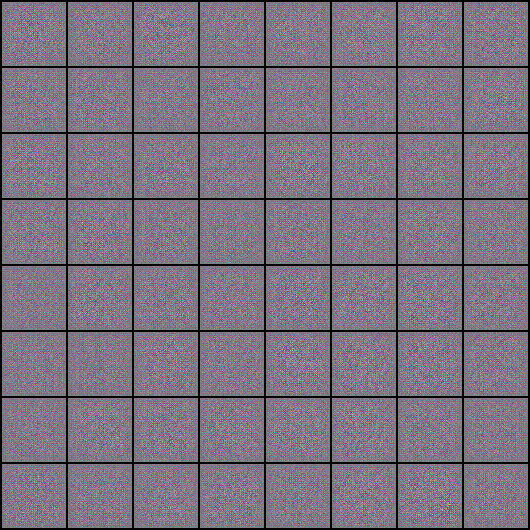
#> input picture DCGAN/samples/fake_images-0000.png, 530 x 530 px; its folder holds 4 pictures in this run
$ jupyter execute '生成视频.ipynb'
#> lines starting #> are read from the running program, lines starting #| are printed output that depends on the picture
[cell 1]
import cv2
import os

vid_fname = 'gans_training.avi'

files = [os.path.join('samples', f) for f in os.listdir('samples') if 'fake' in f]
files.sort()

out = cv2.VideoWriter(vid_fname,cv2.VideoWriter_fourcc(*'MP4V'), 1, (530,530))
[out.write(cv2.imread(fname)) for fname in files]
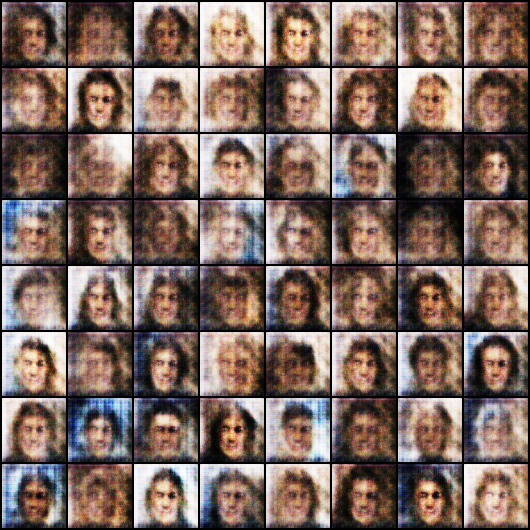
#> input picture DCGAN/samples/fake_images-0001.png, 530 x 530 px
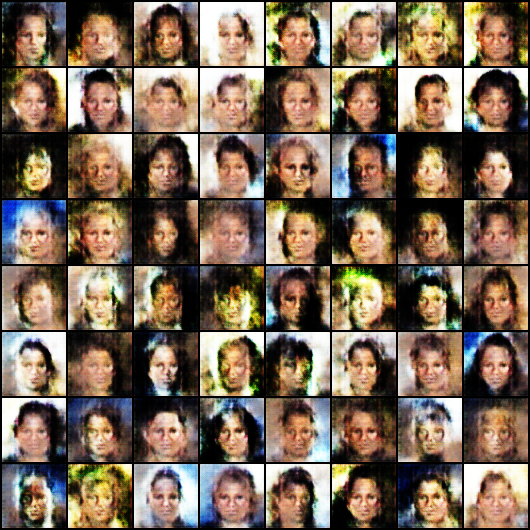
#> input picture DCGAN/samples/fake_images-0002.png, 530 x 530 px
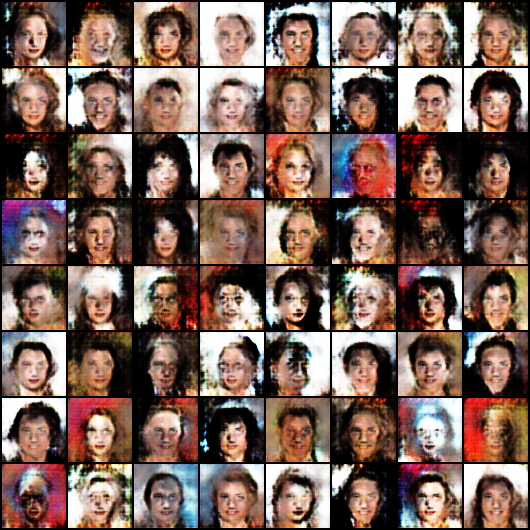
#> input picture DCGAN/samples/fake_images-0003.png, 530 x 530 px
out.release()
